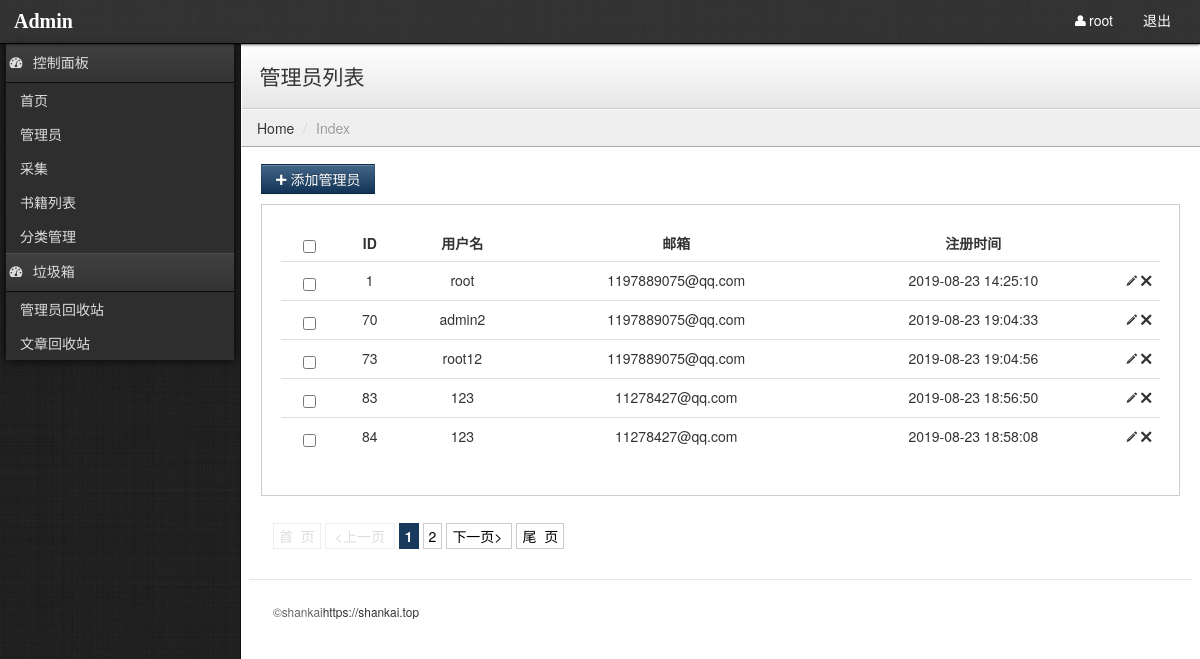
The page /admin/admin_list.php (signed in) on the database its author committed.
### tables this page shows
CREATE TABLE `pre_admin` (
  `id` int(11) unsigned NOT NULL AUTO_INCREMENT COMMENT '主键',
  `username` varchar(200) DEFAULT NULL COMMENT '用户名',
  `password` varchar(255) DEFAULT NULL COMMENT '密码',
  `salt` varchar(150) DEFAULT NULL COMMENT '密码盐',
  `avatar` varchar(255) DEFAULT NULL COMMENT '头像',
  `email` varchar(150) DEFAULT NULL COMMENT '邮箱',
  `register_time` int(11) DEFAULT NULL COMMENT '时间戳',
  `is_delete` tinyint(1) NOT NULL DEFAULT '0' COMMENT '是否已删除',
  PRIMARY KEY (`id`)
);

### includes/init.php (called while the page is built, shortened)
<?php
include_once("extends/function.php");
function My_Autoload ($classname) {
    $classname = strtolower($classname);
}
$db = new DB("localhost","root","root","book");
$config_c = $db->select()->from("config")->all();
?>

### includes/extends/class.db.php (called while the page is built, shortened)
<?php
class DB
{
    private $pre = "pre_";
    private $link = null;
    private $sql = null;
    public function __construct($hostname = "localhost",$username ='root',$password='',$dbname='')
    {
        $this->hostname = $hostname;
        $this->username = $username;
        $this->password = $password;
        $this->dbname = $dbname;
        $this->link = mysqli_connect($this->hostname,$this->username,$this->password) or die("连接数据库失败");
        mysqli_select_db($this->link,$this->dbname);
    }
    public function select($fields = "*")
    {
        $this->sql = "SELECT $fields ";
        return $this;
    }
    public function from($table,$as="")
    {
        $this->sql .= "FROM {$this->pre}$table ";
        return $this;
    }
    public function where($where = 1)
    {
        if(is_array($where))
        {
            $this->sql .= "WHERE ";
            foreach($where as $key=>$item)
            {
                $this->sql .= "$key = '$item' AND ";
            }
        }else {
            $this->sql .= "WHERE $where ";
        }
        $this->sql = trim($this->sql,"AND ");
        return $this;
    }
    public function limit($start=0,$limit=10)
    {
        $this->sql .= " LIMIT $start,$limit";
        return $this;
    }
    public function all()
    {
        $res = mysqli_query($this->link,$this->sql);
        while($row = mysqli_fetch_assoc($res))
        {
            $data[] = $row;
        }
        return $data;
    }
    public function find()
    {
        $res = mysqli_query($this->link,$this->sql);
        return mysqli_fetch_assoc($res);
    }
}
?>

### includes/helpers.php (called while the page is built, shortened)
<?php
function checkLogin($location = false,$url='')
{
  global $db;
  $adminid = isset($_SESSION['adminid']) ? $_SESSION['adminid'] : 0;
  $username = isset($_SESSION['username']) ? $_SESSION['username'] : '';
  if(!$adminid || empty($username))
  {
    session_unset();
    show('登录有误，请重新登录','login.php');
  }else{
    $where = [
      "id"=>$adminid,
      "username"=>$username
    ];
    $admin = $db->select()->from("admin")->where($where)->find();
  }
}
?>

### admin/public/common.php (called while the page is built)
<?php
include_once("../includes/init.php");
checkLogin();
?>

### admin/admin_list.php (the view, shortened to what this page needs)
<?php
include_once("../includes/init.php");
include_once("public/common.php");
$page = $_GET['page']?? 1;
$count = $db->select("COUNT(id) AS c")->from("admin")->where(['is_delete'=>0])->find();
$limit = 5;
$size = 6;
$pageStr = page($page,$count['c'],$limit,$size,'yellow');
$start = ($page-1)*$limit;
$admindata = $db->select()->from("admin")->where(['is_delete'=>0])->limit($start,$limit)->all();
?>
<!DOCTYPE html>
<html lang="en">
  <head>
    <?php include_once('public/meta.php');?>
  </head>
  <body>
    <?php include_once('public/header.php');?>
    <?php include_once('public/menu.php');?>
    <div class="content">
        <div class="header">
            <h1 class="page-title">管理员列表</h1>
        </div>
        <ul class="breadcrumb">
            <li><a href="index.php">Home</a> <span class="divider">/</span></li>
            <li class="active">Index</li>
        </ul>
        <div class="container-fluid">
            <div class="row-fluid">
                <div class="btn-toolbar">
                    <button class="btn btn-primary" onClick="location='admin.php'"><i class="icon-plus"></i> 添加管理员</button>
                </div>
                <div class="well">
                    <table class="table">
                        <thead>
                        <tr>
                            <th><input type="checkbox" name="delete" id="delete" /></th>
                            <th>ID</th>
                            <th>用户名</th>
                            <th>邮箱</th>
                            <th>注册时间</th>
                            <th style="width: 26px;"></th>
                        </tr>
                        </thead>
                        <tbody>
                        <?php if (isset($admindata['code']) && $admindata['code']==0 ){?>
                            <tr>
                                <td colspan="20">暂无数据</td>
                            </tr>
                        <?php }else{?>
                            <?php foreach($admindata as $item){?>
                                <tr>
                                    <td><input type="checkbox" class="items" name="bookid[]" value="<?php echo $item['id'];?>" /></td>
                                    <td><?php echo $item['id'];?></td>
                                    <td><?php echo $item['username'];?></td>
                                    <td><?php echo $item['email'];?></td>
                                    <td><?php echo date("Y-m-d H:i:s",$item['register_time']);?></td>
                                    <td>
                                        <a href="admin.php?id=<?php echo $item['id'];?>"><i class="icon-pencil"></i></a>
                                        <a href="admin_list.php?id=<?php echo $item['id'];?>"><i class="icon-remove"></i></a>
                                    </td>
                                </tr>
                            <?php }?>
                        <?php }?>
                        </tbody>
                    </table>
                </div>
                <div class="pull-left">
                    <?php echo $pageStr?>
                </div>
<?php include_once('public/footer.php');?>

### assets/admin/stylesheets/theme.css (style rules this page uses)
body { background: #222; background-image: url('../images/black-Linen.png'); background-position: initial initial; background-repeat: initial initial; margin: 0px; padding: 0px; }
h1 { margin-top: 0px; color: #eee; }
.content { position: relative; min-height: 800px; background: #fff; margin-left: 240px; border-left: 1px solid #000000; border-left: 1px solid #111; }
.header { background: #ffffff; background: #ffffff; background: -webkit-gradient(linear, left bottom, left top, color-stop(0, #e6e6e6), color-stop(1, #ffffff)); background: -ms-linear-gradient(bottom, #e6e6e6, #ffffff); background: -moz-linear-gradient(center bottom, #e6e6e6 0%, #ffffff 100%); background: -o-linear-gradient(bottom, #e6e6e6, #ffffff); filter: progid:dximagetransform.microsoft.gradient(startColorStr='#e6e6e6', EndColorStr='#ffffff'); -ms-filter: "progid:DXImageTransform.Microsoft.gradient(startColorStr='#ffffff',EndColorStr='#e6e6e6')"; border-bottom: 1px solid #cccccc; border-top: 1px solid #ffffff; border-left: 1px solid #ffffff; padding: 0em 1.25em; }
.header h1 { margin: 1em 0em; padding: 0em; line-height: 1em; font-size: 1.5em; color: #eee; color: #333; }
.breadcrumb { -webkit-box-shadow: none; -moz-box-shadow: none; box-shadow: none; -webkit-border-radius: 0px; -moz-border-radius: 0px; border-radius: 0px; -moz-background-clip: padding; -webkit-background-clip: padding-box; background-clip: padding-box; background: #eee; border-bottom: 1px solid #aaa; border-top: 1px solid #fafafa; border-left: 1px solid #fff; margin-bottom: .5em; }
.btn { -webkit-border-radius: 0px; -moz-border-radius: 0px; border-radius: 0px; }
.btn-primary { background-color: #113355; background-image: -webkit-gradient(linear, 0 0, 0 100%, from(#446688), to(#113355)); background-image: -webkit-linear-gradient(top, #446688, #113355); background-image: -o-linear-gradient(top, #446688, #113355); background-image: linear-gradient(to bottom, #446688, #113355); background-image: -moz-linear-gradient(top, #446688, #113355); filter: progid:dximagetransform.microsoft.gradient(startColorStr='#446688', EndColorStr='#113355'); -ms-filter: "progid:DXImageTransform.Microsoft.gradient(startColorStr='#446688',EndColorStr='#113355')"; }
.well { background-color: #fff; border: 1px solid #ccc; -webkit-box-shadow: 1px 1px 0px #ffffff; -moz-box-shadow: 1px 1px 0px #ffffff; box-shadow: 1px 1px 0px #ffffff; -webkit-border-radius: 0px; -moz-border-radius: 0px; border-radius: 0px; -moz-background-clip: padding; -webkit-background-clip: padding-box; background-clip: padding-box; }

### assets/admin/stylesheets/common.css (style rules this page uses)
.table tr td,.table tr th { text-align:center; }

### rows shown on the page
pre_admin: id "1", username "root", email "1197889075@qq.com", register_time "2019-08-23 14:25:10"
pre_admin: id "70", username "admin2", email "1197889075@qq.com", register_time "2019-08-23 19:04:33"
pre_admin: id "73", username "root12", email "1197889075@qq.com", register_time "2019-08-23 19:04:56"
pre_admin: id "83", username "123", email "11278427@qq.com", register_time "2019-08-23 18:56:50"
pre_admin: id "84", username "123", email "11278427@qq.com", register_time "2019-08-23 18:58:08"

### other values the page prints
$_SESSION['username'] "root"
$config['company'] "shankai"
$config['author'] "https://shankai.top"
